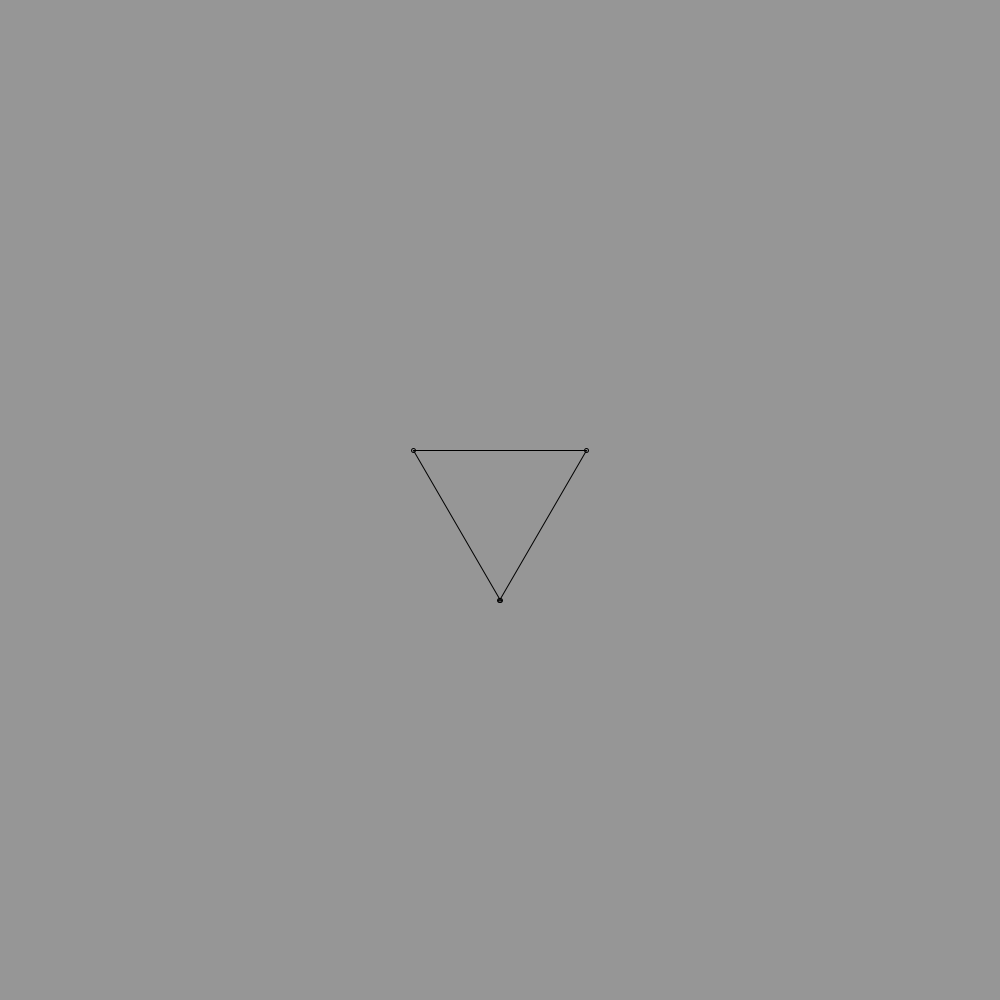
Frame 1 (no input)
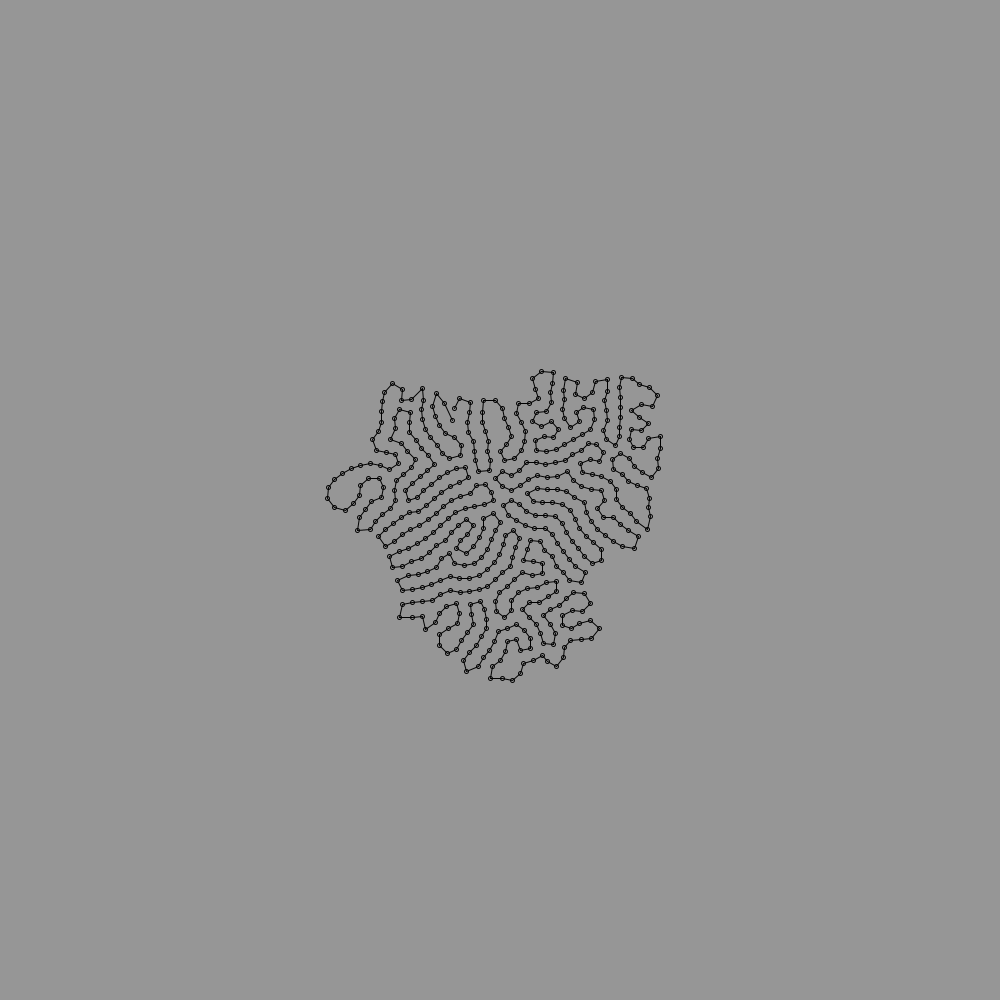
Frame 60 (the mouse pressed at the canvas centre just before this capture)
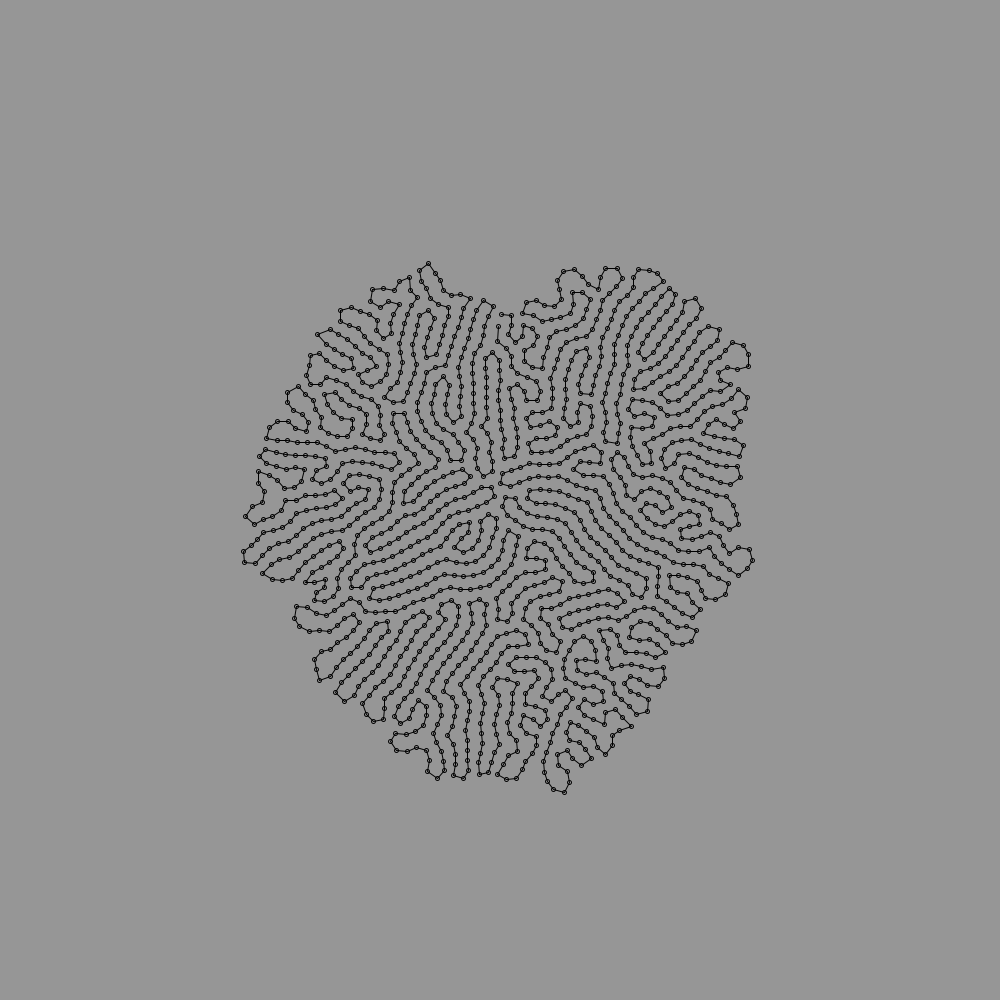
Frame 120 (the mouse held since frame 60 and released just before this capture)

The Processing sketch that drew these frames (run headless with seeded random() and noise(); from frame 60 on, the mouse is pressed at the canvas centre):

// Processing sketch: diff_growth_chatgpt2
// ── diff_growth_chatgpt2.pde
ArrayList<PVector> points;
QuadTree quadTree;
int initPointCount, quadTreeSectionCapacity;
float resampleDistance, relaxDistance;

void setup() {
  size(1000, 1000);
  surface.setLocation(10, 10);
  PVector currentPointVector = new PVector(0, 100);
  PVector center = new PVector(width / 2, height / 2);
  resampleDistance = 10;
  relaxDistance = 1.5 * resampleDistance;
  initPointCount = 3;
  quadTreeSectionCapacity = 4;
  points = new ArrayList<PVector>();
  for (int i = 0; i <= initPointCount; i++) {
    points.add(PVector.add(currentPointVector, center));
    currentPointVector.rotate(TWO_PI / initPointCount);
  }
  noFill();
  stroke(0);
  rectMode(CENTER);
  frameRate(10);
}

void update() {
  points = resample(points, resampleDistance);
  quadTree = new QuadTree(new RectQuadTreeSectionBound(width / 2, height / 2, width / 2, height / 2));
  for (PVector point : points) {
    quadTree.add(point);
  }
  points = relax(points, relaxDistance);
}

void draw() {
  background(150);
  drawShape(points);
  update();
}

void drawShape(ArrayList<PVector> array) {
  beginShape();
  for (PVector p : array) {
    vertex(p.x, p.y);
    ellipse(p.x, p.y, 4, 4);
  }
  endShape();
}

ArrayList<PVector> resample(ArrayList<PVector> pointsArray, float distance) {
  ArrayList<PVector> resampledPoints = new ArrayList<PVector>();
  float currentLength = 0;
  for (int i = 0; i < pointsArray.size() - 1; i++) {
    PVector p1 = pointsArray.get(i);
    PVector p2 = pointsArray.get(i + 1);
    float segmentLength = PVector.dist(p1, p2);
    currentLength += segmentLength;
    while (currentLength >= distance) {
        float t = (distance - currentLength + segmentLength) / segmentLength;
        PVector newPoint = PVector.lerp(p1, p2, t);
        resampledPoints.add(newPoint);
        currentLength = currentLength - distance;
    }
  }
  resampledPoints.add(pointsArray.get(0));
  return resampledPoints;
}

ArrayList<PVector> relax(ArrayList<PVector> array, float dist) {
  ArrayList<PVector> rel = new ArrayList<PVector>();
  for (int i = 0; i < array.size(); i++) {
    PVector cur = array.get(i);
    int ngbrCount = 0;
    PVector diff = new PVector(0, 0);
    ArrayList<PVector> nbrs = quadTree.get(new CircleQuadTreeMask(cur.x, cur.y, dist), null);
    for (PVector p : nbrs) {
      if (p == cur) continue;
      ngbrCount++;
      PVector v = PVector.sub(cur, p);
      diff.add(v.setMag(dist - v.mag()));
    }
    diff.mult(1.0f / ngbrCount);
    rel.add(PVector.add(cur, diff));
  }
  return rel;
}

class QuadTree {
  QuadTree nw;
  QuadTree ne;
  QuadTree sw;
  QuadTree se;
  RectQuadTreeSectionBound bound;
  ArrayList<PVector> points;
  boolean hasSubSections;

  QuadTree(RectQuadTreeSectionBound bound) {
    this.bound = bound;
    this.hasSubSections = false;
    this.points = new ArrayList<PVector>();
  }

  void add(PVector p) {
    if (this.points.size() < quadTreeSectionCapacity) {
      this.points.add(p);
    } else {
      if (!this.hasSubSections) {
        float cx = this.bound.centerX;
        float cy = this.bound.centerY;
        float hhw = this.bound.halfWidth / 2;
        float hhh = this.bound.halfHeight / 2;
        this.nw = new QuadTree(new RectQuadTreeSectionBound(cx - hhw, cy - hhh, hhw, hhh));
        this.ne = new QuadTree(new RectQuadTreeSectionBound(cx + hhw, cy - hhh, hhw, hhh));
        this.sw = new QuadTree(new RectQuadTreeSectionBound(cx - hhw, cy + hhh, hhw, hhh));
        this.se = new QuadTree(new RectQuadTreeSectionBound(cx + hhw, cy + hhh, hhw, hhh));
        this.hasSubSections = true;
      }
      if (p.x < this.bound.centerX) {
        if (p.y < this.bound.centerY) {
          this.nw.add(p);
        } else {
          this.sw.add(p);
        }
      } else {
        if (p.y < this.bound.centerY) {
          this.ne.add(p);
        } else {
          this.se.add(p);
        }
      }
    }
  }

  ArrayList<PVector> get(CircleQuadTreeMask c, ArrayList<PVector> array) {
    if (null == array) {
      array = new ArrayList<PVector>();
    }
    if (!this.bound.overlaps(c)) {
      return array;
    } else {
      for (PVector p : this.points) {
        if (c.contains(p)) {
          array.add(p);
        }
      }
      if (this.hasSubSections) {
        this.nw.get(c, array);
        this.ne.get(c, array);
        this.sw.get(c, array);
        this.se.get(c, array);
      }
    }
    return array;
  }

  void show() {
    if (this.hasSubSections) {
      this.nw.show();
      this.ne.show();
      this.sw.show();
      this.se.show();
    }
  }
}

class RectQuadTreeSectionBound {
  float centerX, centerY, halfWidth, halfHeight;

  RectQuadTreeSectionBound(float centerX, float centerY, float halfWidth, float halfHeight) {
    this.centerX = centerX;
    this.centerY = centerY;
    this.halfWidth = halfWidth;
    this.halfHeight = halfHeight;
  }

  boolean overlaps(RectQuadTreeSectionBound rect) {
    return !(this.centerX - this.halfWidth > rect.centerX + rect.halfWidth || this.centerX + this.halfWidth < rect.centerX - rect.halfWidth
      || this.centerY - this.halfHeight > rect.centerY + rect.halfHeight || this.centerY + this.halfHeight < rect.centerY - rect.halfHeight);
  }

  boolean overlaps(CircleQuadTreeMask circle) {
    float centerDistanceX = abs(circle.x - this.centerX);
    float centerDistanceY = abs(circle.y - this.centerY);
    if (centerDistanceX > (this.halfWidth + circle.r)) return false;
    if (centerDistanceY > (this.halfHeight + circle.r)) return false;
    if (centerDistanceX <= (this.halfWidth)) return true;
    if (centerDistanceY <= (this.halfHeight)) return true;
    float cornerDistanceSquared = pow(centerDistanceX - this.halfWidth, 2) + pow(centerDistanceY - this.halfHeight, 2);
    return (cornerDistanceSquared <= pow(circle.r, 2));
  }

  boolean contains(PVector p) {
    return p.x > this.centerX - this.halfWidth && p.x < this.centerX + this.halfWidth &&
      p.y > this.centerY - this.halfHeight && p.y < this.centerY + this.halfHeight;
  }
}

class CircleQuadTreeMask {
  float x, y, r;

  CircleQuadTreeMask(float x, float y, float r) {
    this.x = x;
    this.y = y;
    this.r = r;
  }

  boolean overlaps(RectQuadTreeSectionBound r) {
    return r.overlaps(this);
  }

  boolean overlaps(CircleQuadTreeMask c) {
    return PVector.dist(new PVector(this.x, this.y), new PVector(c.x, c.y)) < this.r + c.r;
  }

  boolean contains(PVector p) {
    return pow(p.x - this.x, 2) + pow(p.y - this.y, 2) < pow(this.r, 2);
  }
}
